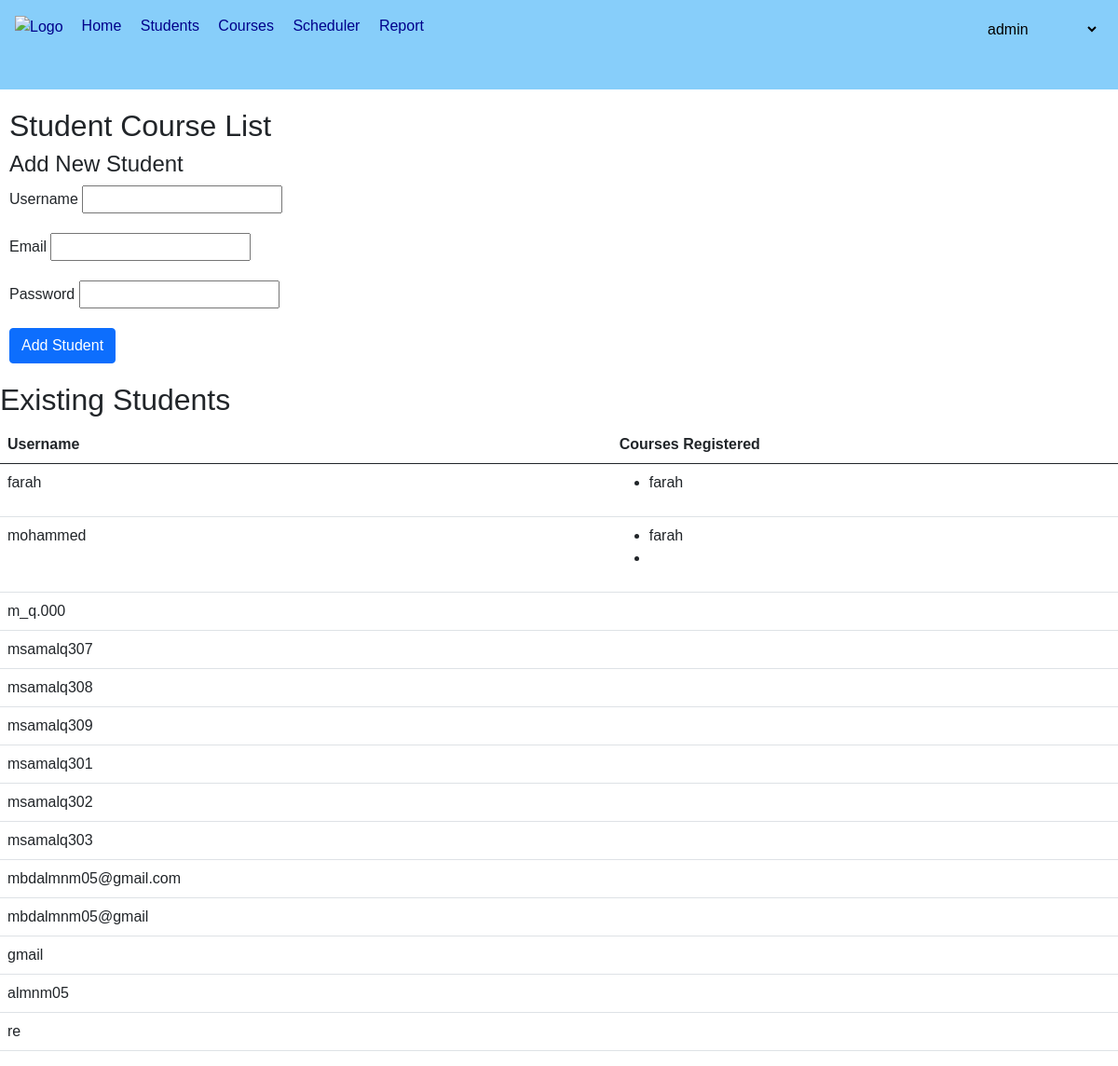
Page /student_course_list/ (signed in) on the earlier database version.
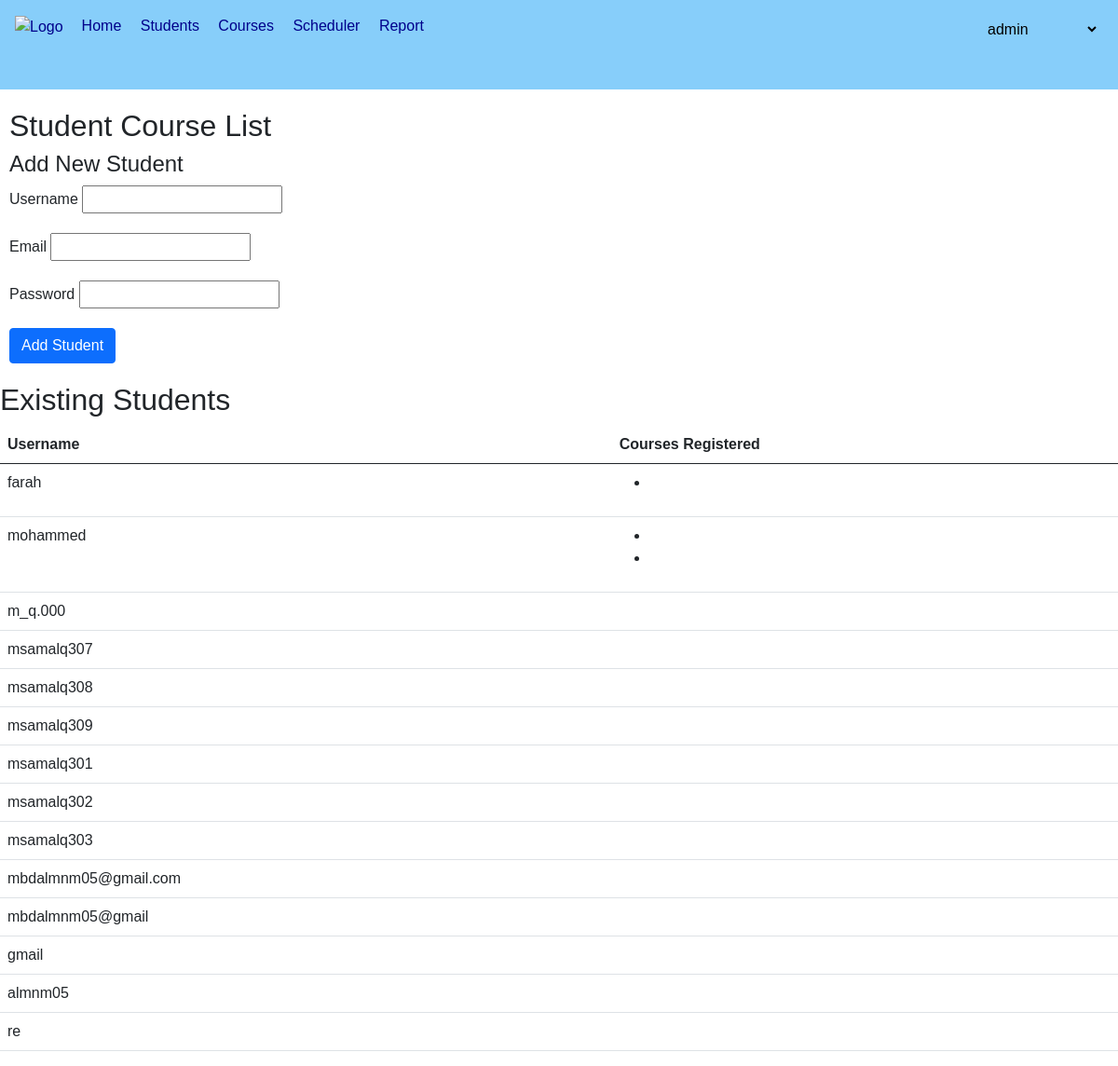
Same page on the later database version.
### courses/models.py (models this page shows, shortened)
class StudentRegistration(models.Model):
    student = models.ForeignKey(Student, on_delete=models.SET_NULL, null=True)
    course = models.ForeignKey(Course, on_delete=models.SET_NULL, null=True, related_name='registrations')
    completed = models.BooleanField(default=False)
    objects = StudentRegistrationManager()
    class Meta:
        unique_together = ('student', 'course')

class Course(models.Model):
    code = models.CharField(max_length=90, unique=True, primary_key=True)
    name = models.CharField(max_length=100, null=True)
    description = models.TextField(null=True)
    instructor = models.CharField(max_length=100, null=True)
    scheduled = models.ForeignKey(CourseSchedule, on_delete=models.PROTECT, related_name='courses')
    prerequisites = models.ManyToManyField('self', blank=True, symmetrical=False)
    capacity = models.IntegerField(null=True)
    students = models.ManyToManyField(Student, related_name='courses',blank=True)
    class Meta:
        indexes = [
            models.Index(fields=['code']),
        ]

class Student(models.Model):
    id = models.AutoField(primary_key=True, unique=True)
    user = models.ForeignKey(User, on_delete=models.CASCADE)
    class Meta:
        indexes = [
            models.Index(fields=['user']),
        ]

### courses/views.py (the view)
# urls.py: path('student_course_list/', views.student_course_list, name='student_course_list'),
@login_required
@admin_required
def student_course_list(request):
    if not request.user.is_superuser:
        raise PermissionDenied
    students = Student.objects.all()
    if request.method == "POST":
        form = StudentForm(request.POST)
        if form.is_valid():
            user = User.objects.create_user(
                username=form.cleaned_data['username'],
                email=form.cleaned_data['email'],
                password=form.cleaned_data['password']
            )
            Student.objects.create(user=user)
            return redirect('student_course_list')
    else:
        form = StudentForm()
    return render(request, 'courses/Admin/student_course_list.html', {'students': students, 'form': form})

### courses/forms.py
class StudentForm(forms.ModelForm):
    password = forms.CharField(widget=forms.PasswordInput)
    class Meta:
        model = User
        fields = ['username', "email", 'password']

### courses/templates/courses/Admin/student_course_list.html (shortened to what this page needs)
{% extends "courses/Admin/mainadmin.html" %}
{% load static %}
{% block content %}
<h2 style="margin-top: 20px; margin-left: 10px;">Student Course List</h2>
<h4 style="margin-left: 10px;">Add New Student</h4>
<form method="POST" action="">
    <div class="mb-3">
        <label style=" margin-left: 10px;" for="{{ form.username.id_for_label }}" class="form-label">Username</label>
        {{ form.username }}
    </div>
    <div class="mb-3">
        <label style=" margin-left: 10px;" for="{{ form.email.id_for_label }}" class="form-label">Email</label>
        {{ form.email }}
    </div>
    <div class="mb-3">
        <label style=" margin-left: 10px;" for="{{ form.password.id_for_label }}" class="form-label">Password</label>
        {{ form.password }}
    </div>
    <button style=" margin-left: 10px; margin-bottom: 20px;" type="submit" class="btn btn-primary">Add Student</button>
</form>
<h2>Existing Students</h2>
<table class="table">
    <thead>
        <tr>
            <th>Username</th>
            <th>Courses Registered</th>
        </tr>
    </thead>
    <tbody>
        {% for student in students %}
            <tr>
                <td>{{ student.user.username }}</td>
                <td>
                    <ul>
                        {% for registration in student.studentregistration_set.all %}
                            <li>{{ registration.course.name }}</li>
                        {% endfor %}
                    </ul>
                </td>
            </tr>
        {% endfor %}
    </tbody>
</table>
{% endblock content %}

Differences in the rows shown:
changed Student "farah": loses StudentRegistration (course.name "farah")
changed Student "mohammed": loses StudentRegistration (course.name "farah")
